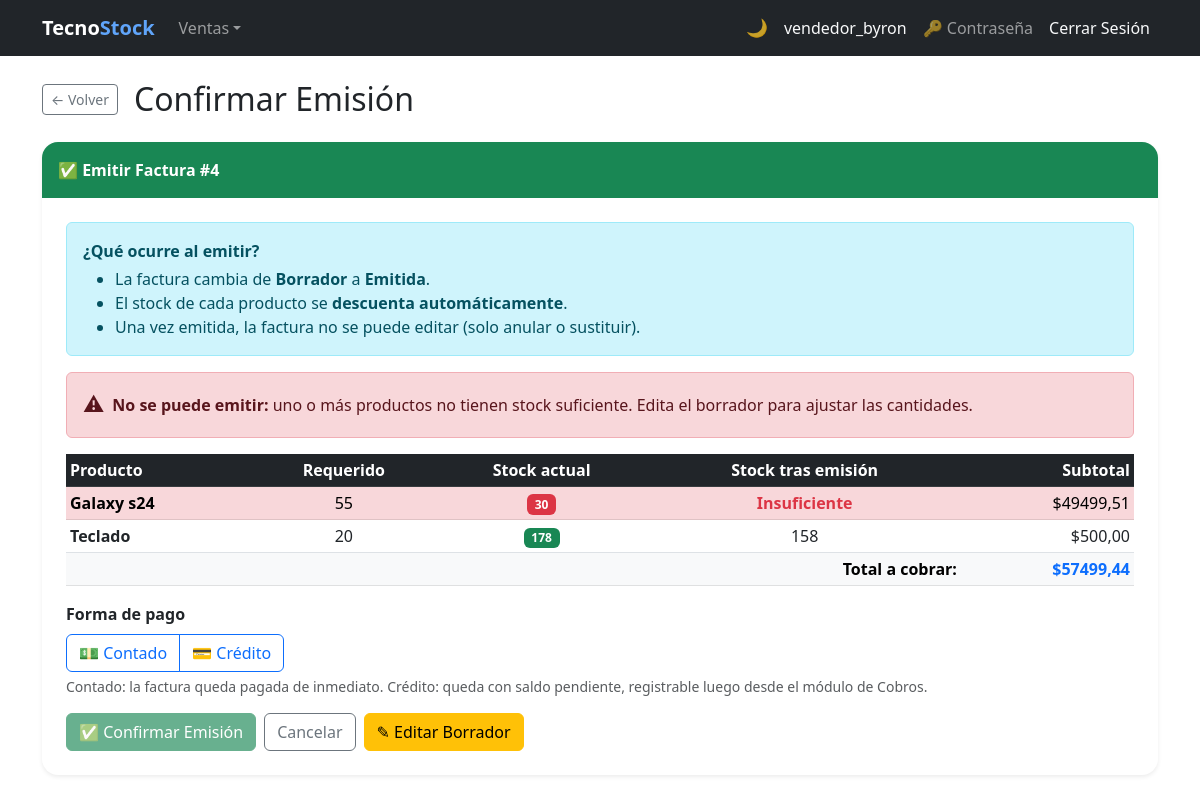
Page /invoices/4/confirm/ (signed in) on the committed database.
### billing/models.py (models this page shows, shortened)
class Invoice(models.Model):
    BORRADOR = 0
    EMITIDA  = 1
    ANULADA  = 2
    ESTADO_CHOICES = [
        (BORRADOR, 'Borrador'),
        (EMITIDA,  'Emitida'),
        (ANULADA,  'Anulada'),
    ]
    PENDIENTE = 'PENDIENTE'
    PAGADA    = 'PAGADA'
    ESTADO_COBRO_CHOICES = [
        (PENDIENTE, 'Pendiente'),
        (PAGADA,    'Pagada'),
    ]
    CONTADO = 'contado'
    CREDITO = 'credito'
    TIPO_PAGO_CHOICES = [
        (CONTADO, 'Contado'),
        (CREDITO, 'Crédito'),
    ]
    customer     = models.ForeignKey(Customer, on_delete=models.PROTECT, related_name='invoices')
    invoice_date = models.DateTimeField(auto_now_add=True)
    subtotal     = models.DecimalField(max_digits=12, decimal_places=2, default=0)
    tax          = models.DecimalField(max_digits=12, decimal_places=2, default=0)
    total        = models.DecimalField(max_digits=12, decimal_places=2, default=0)
    estado       = models.PositiveSmallIntegerField(
                       choices=ESTADO_CHOICES, default=BORRADOR, verbose_name='Estado')
    is_active    = models.BooleanField(default=True)
    PAYMENT_CHOICES = [('card', 'Tarjeta'), ('paypal', 'PayPal')]
    payment_method  = models.CharField(
                          max_length=10, choices=PAYMENT_CHOICES, null=True, blank=True,
                          verbose_name='Método de pago')
    paypal_order_id = models.CharField(max_length=64, null=True, blank=True)
    paypal_capture_id = models.CharField(
        max_length=120,
        blank=True,
        null=True
    )
    paypal_status = models.CharField(
        max_length=30,
        blank=True,
        null=True
    )
    paid_at = models.DateTimeField(
        blank=True,
        null=True
    )
    sri_status = models.CharField(
        max_length=20,
        blank=True,
        null=True
    )
    sri_authorization = models.CharField(
        max_length=120,
        blank=True,
        null=True
    )
    saldo        = models.DecimalField(
                       max_digits=12, decimal_places=2, default=0,
                       verbose_name='Saldo pendiente de cobro')
    estado_cobro = models.CharField(
                       max_length=10, choices=ESTADO_COBRO_CHOICES,
                       default=PENDIENTE, verbose_name='Estado de cobro')
    tipo_pago    = models.CharField(
                       max_length=10, choices=TIPO_PAGO_CHOICES,
                       default=CREDITO, verbose_name='Tipo de pago')
    class Meta:
        ordering = ['-invoice_date']
    @property
    def can_confirm(self):     return self.estado == self.BORRADOR

class InvoiceDetail(models.Model):
    invoice      = models.ForeignKey(Invoice, on_delete=models.CASCADE, related_name='details')
    product      = models.ForeignKey(Product, on_delete=models.PROTECT, related_name='invoice_details')
    quantity     = models.IntegerField(default=1)
    unit_price   = models.DecimalField(max_digits=12, decimal_places=2)
    discount_pct = models.DecimalField(
        max_digits=5, decimal_places=2, default=0,
        verbose_name='Descuento (%)',
        validators=[MinValueValidator(Decimal('0')), MaxValueValidator(Decimal('100'))],
    )
    subtotal     = models.DecimalField(max_digits=12, decimal_places=2, default=0)
    tax_amount   = models.DecimalField(max_digits=12, decimal_places=2, default=0, verbose_name='IVA')

class Product(models.Model):
    name = models.CharField(max_length=200, verbose_name='Product Name')
    description = models.TextField(blank=True, null=True)
    brand = models.ForeignKey(Brand, on_delete=models.PROTECT, related_name='products')
    group = models.ForeignKey(ProductGroup, on_delete=models.PROTECT, related_name='products')
    suppliers = models.ManyToManyField(Supplier, related_name='products', blank=True)
    photo      = models.ImageField(upload_to='products/', blank=True, null=True, verbose_name='Foto')
    unit_price = models.DecimalField(max_digits=12, decimal_places=2)
    tax_rate   = models.DecimalField(
                     max_digits=5, decimal_places=4, default=Decimal('0.15'),
                     verbose_name='Tasa IVA',
                     validators=[MinValueValidator(Decimal('0')), MaxValueValidator(Decimal('1'))],
                 )
    stock = models.IntegerField(default=0)
    is_active = models.BooleanField(default=True)
    created_at = models.DateTimeField(auto_now_add=True)
    updated_at = models.DateTimeField(auto_now=True)
    class Meta:
        verbose_name = 'Product'
        verbose_name_plural = 'Products'
        ordering = ['name']

### billing/views.py (the view, shortened to what this page needs)
# urls.py: path('invoices/<int:pk>/confirm/', views.invoice_confirm, name='invoice_confirm'),
@login_required
def invoice_confirm(request, pk):
    invoice = get_object_or_404(Invoice, pk=pk)
    if not invoice.can_confirm:
        messages.error(request, 'Solo se puede emitir una factura en estado Borrador.')
        return redirect('billing:invoice_detail', pk=pk)
    details_with_status = [
        {
            'det': d,
            'ok': d.product.stock >= d.quantity,
            'low': d.product.stock == d.quantity,
            'remaining': d.product.stock - d.quantity,
        }
        for d in invoice.details.select_related('product').all()
    ]
    can_emit = all(row['ok'] for row in details_with_status)
    return render(request, 'billing/invoice_confirm_emit.html', {
        'invoice': invoice,
        'details_with_status': details_with_status,
        'can_emit': can_emit,
    })

### security/templatetags/security_tags.py (called while the page is built)
@register.filter(name='has_group')
def has_group(user, group_name):
    if not user.is_authenticated:
        return False
    if user.is_superuser:  # el superusuario ve todo
        return True
    return user.groups.filter(name=group_name).exists()

@register.filter(name='has_any_group')
def has_any_group(user):
    if not user.is_authenticated:
        return False
    if user.is_superuser:
        return True
    return user.groups.exists()

### billing/templates/billing/invoice_confirm_emit.html (shortened to what this page needs)
{% extends 'billing/base.html' %}
{% block content %}
<div class="d-flex align-items-center gap-3 mb-4">
  <a href="{% url 'billing:invoice_detail' invoice.pk %}" class="btn btn-outline-secondary btn-sm">&#8592; Volver</a>
  <h2 class="mb-0">Confirmar Emisión</h2>
</div>
<div class="card border-0 shadow-sm rounded-4 overflow-hidden mb-4">
  <div class="card-header border-0 py-3 bg-success">
    <span class="text-white fw-bold">&#9989; Emitir Factura #{{ invoice.id }}</span>
  </div>
  <div class="card-body p-4">
    <div class="alert alert-info">
      <strong>¿Qué ocurre al emitir?</strong>
      <ul class="mb-0 mt-1">
        <li>La factura cambia de <strong>Borrador</strong> a <strong>Emitida</strong>.</li>
        <li>El stock de cada producto se <strong>descuenta automáticamente</strong>.</li>
        <li>Una vez emitida, la factura no se puede editar (solo anular o sustituir).</li>
      </ul>
    </div>
    {% if not can_emit %}
    <div class="alert alert-danger d-flex align-items-center gap-2">
      <span class="emit-warn-icon">&#9888;</span>
      <div>
        <strong>No se puede emitir:</strong> uno o más productos no tienen stock suficiente.
        Edita el borrador para ajustar las cantidades.
      </div>
    </div>
    {% endif %}
    <table class="table table-sm table-hover mt-3">
      <thead class="table-dark">
        <tr>
          <th>Producto</th>
          <th class="text-center">Requerido</th>
          <th class="text-center">Stock actual</th>
          <th class="text-center">Stock tras emisión</th>
          <th class="text-end">Subtotal</th>
        </tr>
      </thead>
      <tbody>
        {% for row in details_with_status %}
        <tr class="{% if not row.ok %}table-danger{% elif row.low %}table-warning{% endif %}">
          <td class="fw-semibold">{{ row.det.product.name }}</td>
          <td class="text-center">{{ row.det.quantity }}</td>
          <td class="text-center">
            {% if not row.ok %}
              <span class="badge bg-danger">{{ row.det.product.stock }}</span>
            {% elif row.low %}
              <span class="badge bg-warning text-dark">{{ row.det.product.stock }}</span>
            {% else %}
              <span class="badge bg-success">{{ row.det.product.stock }}</span>
            {% endif %}
          </td>
          <td class="text-center">
            {% if not row.ok %}
              <span class="text-danger fw-bold">Insuficiente</span>
            {% else %}
              <span class="{% if row.remaining == 0 %}text-warning fw-semibold{% endif %}">
                {{ row.remaining }}
              </span>
            {% endif %}
          </td>
          <td class="text-end">${{ row.det.subtotal }}</td>
        </tr>
        {% endfor %}
      </tbody>
      <tfoot class="table-light">
        <tr>
          <td colspan="4" class="text-end fw-bold">Total a cobrar:</td>
          <td class="text-end fw-bold text-primary">${{ invoice.total }}</td>
        </tr>
      </tfoot>
    </table>
    <form method="post" class="mt-3">
      <div class="mb-3">
        <label class="form-label fw-semibold d-block">Forma de pago</label>
        <div class="btn-group" role="group" aria-label="Forma de pago">
          <label class="btn btn-outline-primary" for="tp-contado">&#128181; Contado</label>
          <label class="btn btn-outline-primary" for="tp-credito">&#128179; Crédito</label>
        </div>
        <div class="form-text">
          Contado: la factura queda pagada de inmediato. Crédito: queda con saldo pendiente,
          registrable luego desde el módulo de Cobros.
        </div>
      </div>
      <div class="d-flex gap-2">
        <button type="submit" class="btn btn-success" {% if not can_emit %}disabled{% endif %}>
          &#9989; Confirmar Emisión
        </button>
        <a href="{% url 'billing:invoice_detail' invoice.pk %}" class="btn btn-outline-secondary">Cancelar</a>
        {% if not can_emit %}
        <a href="{% url 'billing:invoice_update' invoice.pk %}" class="btn btn-warning">
          &#9998; Editar Borrador
        </a>
        {% endif %}
      </div>
    </form>
  </div>
</div>
{% endblock %}

### billing/templates/billing/base.html (shortened to what this page needs)
{% load security_tags %}
<!DOCTYPE html>
<html lang="es">
<head>
  <link href="https://cdn.jsdelivr.net/npm/bootstrap@5.3.0/dist/css/bootstrap.min.css" rel="stylesheet">
</head>
<body>
<nav class="navbar navbar-expand-lg navbar-dark bg-dark">
  <div class="container">
    <a class="navbar-brand fw-bold" href="{% url 'billing:home' %}">Tecno<span class="nav-brand-accent">Stock</span></a>
    <div class="collapse navbar-collapse" id="nav">
      <ul class="navbar-nav me-auto">
        {% if user.is_authenticated %}
        <li class="nav-item dropdown">
          <a class="nav-link dropdown-toggle" href="#" role="button" data-bs-toggle="dropdown" aria-expanded="false">Ventas</a>
        </li>
        {% endif %}
      </ul>
      <ul class="navbar-nav align-items-center">
        <li class="nav-item"><button type="button" class="theme-toggle-btn" id="theme-toggle" onclick="toggleTheme()" title="Cambiar tema claro / oscuro"><span id="theme-icon">&#127769;</span></button></li>
        <li class="nav-item">{% if user.is_authenticated %}<a class="nav-link text-light" href="{% url 'billing:dashboard' %}">{{ user.username }}</a>{% endif %}</li>
        <li class="nav-item">{% if user.is_authenticated %}<a class="nav-link" href="{% url 'password_change' %}" title="Cambiar contraseña">&#128273; Contraseña</a>{% endif %}</li>
        <li class="nav-item">{% if user.is_authenticated %}<form method="post" action="{% url 'logout' %}" class="d-inline">{% csrf_token %}<button type="submit" class="nav-link btn btn-link text-light btn-nav-link">Cerrar Sesión</button></form>{% else %}<a class="nav-link" href="{% url 'login' %}">Iniciar Sesión</a>{% endif %}</li>
      </ul>
    </div>
  </div>
</nav>
<div class="container mt-4">
  {% block content %}{% endblock %}
</div>
</body>
</html>

### billing/templates/billing/base.html (style rules this page uses)
.btn-nav-link { text-decoration: none; }
.nav-brand-accent { color: #60a5fa; }
.theme-toggle-btn { background: none; border: none; cursor: pointer; font-size: 1.1rem; line-height: 1; padding: .375rem .5rem; border-radius: .375rem; transition: background .2s; color: rgba(255,255,255,.75); }

### billing/templates/billing/invoice_confirm_emit.html (style rules this page uses)
.emit-warn-icon { font-size: 1.3rem; }

### rows in the picture
Invoice: id "4", total "57499,44"
InvoiceDetail: det.product.name "Galaxy s24", det.quantity "55", det.product.stock "30", shows "Insuficiente", det.subtotal "49499,51"
InvoiceDetail: det.product.name "Teclado", det.quantity "20", det.product.stock "178", remaining "158", det.subtotal "500,00"

### other values in the picture
{{ user.username }} "vendedor_byron"
